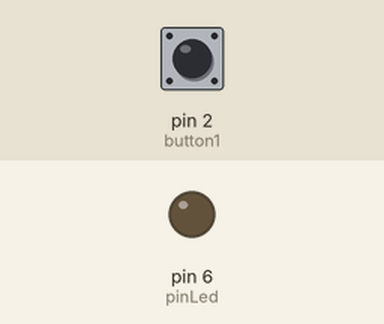
Recording of a sketch running on a simulated Arduino Uno, built with avr-gcc and run on an emulated ATmega328P. On the bench: output pins drawn as LEDs (lit = HIGH). The inputs (shaded band) are chosen by the test bench; at power-on: pin 2 (button1) HIGH.

Above: at 1.2 s.
1.3 s: pin 2 (button1) pulled LOW for 0.15 s
At 1.37 s:
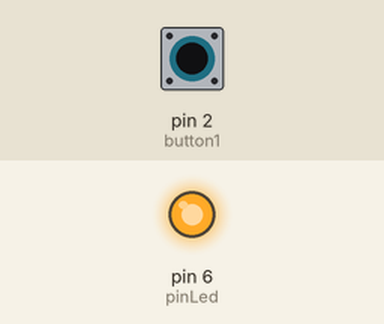
2.9 s: pin 2 (button1) pulled LOW for 3.2 s
At 7.0 s:
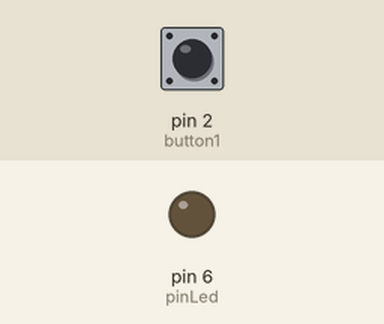
Timing chart, 0 to 8.5 s (numbered marks = the images above; inputs shaded):
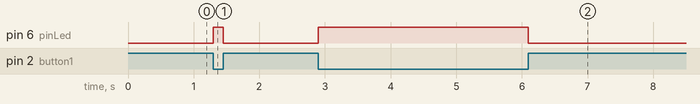

The sketch:

percobaan5.ino
```cpp
int button1     = 2;                // variable pin tombol 1
int pinLed      = 6;                // variable pin LED
int buttonState = 0;                // variable keadaan tombol

void setup() {
  pinMode (pinLed, OUTPUT);         // pinLed sebagai output
  pinMode (button1, INPUT);         // button1 sebagai input
}
void loop() {
  buttonState = digitalRead(button1); // mendeteksi variable keadaan pada tombol
  if (buttonState == LOW){            // ifelse state untuk menentukan keadaan tombol pada LED
    digitalWrite(pinLed, HIGH);
  } else {
    digitalWrite(pinLed, LOW);
  }
}
```

Measured:
- after the input at 1.3 s, pin 6 (pinLed): LOW → HIGH at once, → LOW 0.15 s later
- after the input at 2.9 s, pin 6 (pinLed): LOW → HIGH at once, → LOW 3.2 s later
